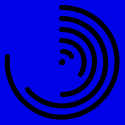
Frame 1 (no input)
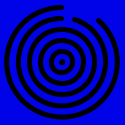
Frame 60 (the mouse pressed at the canvas centre just before this capture)
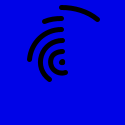
Frame 120 (the mouse held since frame 60 and released just before this capture)

The Processing sketch that drew these frames (run headless with seeded random() and noise(); from frame 60 on, the mouse is pressed at the canvas centre):

// Processing sketch: processing_154860
// ── processing_154860.pde

/* OpenProcessing Tweak of *@*http://www.openprocessing.org/sketch/152603*@* */
/* !do not delete the line above, required for linking your tweak if you upload again */
// N lines
int num =6;

float step, spacing, offSet, theta, angle, startPosition;

void setup() {
  size(125, 125);
  
  // Linewidth
  strokeWeight(5);
  noFill();
  // Line color
  stroke(0);
  
  // Spacing 
  step = 22;
  startPosition = -(PI/2);
}

void draw() {
  background(999);
  translate(width/2, height/2);
  for (int i=0; i<num; i++) {
    spacing = i*step;
    // ofset in radians
    float offSet = (PI/3/num)*i;
    
    // end point of arch in radians
    angle = (theta+offSet) % PI;
    float arcEnd = map(sin(angle),-1,1, -TWO_PI, TWO_PI);
    
    
    if(angle <= (PI/2) ) {
        // (Centre of circle | Width and height in px | radians start and stop )
        arc(0, 0, spacing, spacing, 0+startPosition , arcEnd+startPosition );
    }
    else {
        arc(0, 0, spacing, spacing, TWO_PI-arcEnd+startPosition , TWO_PI+startPosition );
    }
  }
  // Static for center dot
  arc(0, 0, 1, 1, 0, TWO_PI);
  
  
  //animation speed
  theta += .02;
  
}
